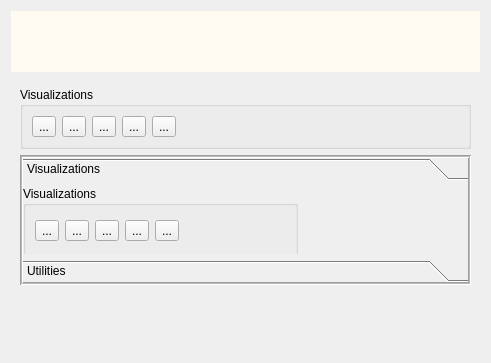
<?xml version="1.0" encoding="UTF-8"?>
<ui version="4.0">
 <class>Form</class>
 <widget class="QWidget" name="Form">
  <property name="geometry">
   <rect>
    <x>0</x>
    <y>0</y>
    <width>491</width>
    <height>363</height>
   </rect>
  </property>
  <property name="windowTitle">
   <string>Active Pipeline</string>
  </property>
  <property name="windowIcon">
   <iconset resource="../../../../Resources/GuiResources.qrc">
    <normaloff>:/Icons/Icons/ProcessIcon.ico</normaloff>:/Icons/Icons/ProcessIcon.ico</iconset>
  </property>
  <layout class="QGridLayout" name="gridLayout">
   <item row="3" column="0">
    <spacer name="verticalSpacer">
     <property name="orientation">
      <enum>Qt::Vertical</enum>
     </property>
     <property name="sizeHint" stdset="0">
      <size>
       <width>20</width>
       <height>40</height>
      </size>
     </property>
    </spacer>
   </item>
   <item row="1" column="0">
    <widget class="QWidget" name="widget" native="true">
     <property name="minimumSize">
      <size>
       <width>0</width>
       <height>0</height>
      </size>
     </property>
     <property name="baseSize">
      <size>
       <width>0</width>
       <height>150</height>
      </size>
     </property>
     <layout class="QVBoxLayout" name="verticalLayout">
      <item>
       <widget class="QGroupBox" name="VisualizationsGroup">
        <property name="title">
         <string>Visualizations</string>
        </property>
        <layout class="QGridLayout" name="gridLayout_2">
         <item row="0" column="0">
          <widget class="QToolButton" name="toolButton">
           <property name="text">
            <string>...</string>
           </property>
           <property name="icon">
            <iconset resource="../../../../Resources/GuiResources.qrc">
             <normaloff>:/Icons/Icons/SpikeRaster3DIcon.ico</normaloff>:/Icons/Icons/SpikeRaster3DIcon.ico</iconset>
           </property>
           <property name="iconSize">
            <size>
             <width>30</width>
             <height>30</height>
            </size>
           </property>
           <attribute name="buttonGroup">
            <string notr="true">buttonGroup</string>
           </attribute>
          </widget>
         </item>
         <item row="0" column="2">
          <widget class="QToolButton" name="toolButton_3">
           <property name="text">
            <string>...</string>
           </property>
           <property name="icon">
            <iconset resource="../../../../Resources/GuiResources.qrc">
             <normaloff>:/Icons/Icons/TuningMapDataExplorerIconWithLabel.ico</normaloff>:/Icons/Icons/TuningMapDataExplorerIconWithLabel.ico</iconset>
           </property>
           <property name="iconSize">
            <size>
             <width>30</width>
             <height>30</height>
            </size>
           </property>
           <attribute name="buttonGroup">
            <string notr="true">buttonGroup</string>
           </attribute>
          </widget>
         </item>
         <item row="0" column="5">
          <spacer name="horizontalSpacer">
           <property name="orientation">
            <enum>Qt::Horizontal</enum>
           </property>
           <property name="sizeHint" stdset="0">
            <size>
             <width>40</width>
             <height>20</height>
            </size>
           </property>
          </spacer>
         </item>
         <item row="0" column="1">
          <widget class="QToolButton" name="toolButton_2">
           <property name="text">
            <string>...</string>
           </property>
           <property name="icon">
            <iconset resource="../../../../Resources/GuiResources.qrc">
             <normaloff>:/Icons/Icons/SpikeRaster3D_VedoIcon.ico</normaloff>:/Icons/Icons/SpikeRaster3D_VedoIcon.ico</iconset>
           </property>
           <property name="iconSize">
            <size>
             <width>30</width>
             <height>30</height>
            </size>
           </property>
           <attribute name="buttonGroup">
            <string notr="true">buttonGroup</string>
           </attribute>
          </widget>
         </item>
         <item row="0" column="3">
          <widget class="QToolButton" name="toolButton_4">
           <property name="text">
            <string>...</string>
           </property>
           <property name="icon">
            <iconset resource="../../../../Resources/GuiResources.qrc">
             <normaloff>:/Icons/Icons/InteractivePlaceCellDataExplorerIconWithLabel.ico</normaloff>:/Icons/Icons/InteractivePlaceCellDataExplorerIconWithLabel.ico</iconset>
           </property>
           <property name="iconSize">
            <size>
             <width>30</width>
             <height>30</height>
            </size>
           </property>
           <attribute name="buttonGroup">
            <string notr="true">buttonGroup</string>
           </attribute>
          </widget>
         </item>
         <item row="0" column="4">
          <widget class="QToolButton" name="toolButton_10">
           <property name="text">
            <string>...</string>
           </property>
           <property name="icon">
            <iconset resource="../../../../Resources/ActionIcons.qrc">
             <normaloff>:/Render/Icons/Icon/Heatmap.png</normaloff>:/Render/Icons/Icon/Heatmap.png</iconset>
           </property>
           <property name="iconSize">
            <size>
             <width>30</width>
             <height>30</height>
            </size>
           </property>
          </widget>
         </item>
        </layout>
       </widget>
      </item>
      <item>
       <widget class="QToolBox" name="toolBox">
        <property name="frameShape">
         <enum>QFrame::Box</enum>
        </property>
        <property name="frameShadow">
         <enum>QFrame::Sunken</enum>
        </property>
        <property name="midLineWidth">
         <number>1</number>
        </property>
        <property name="currentIndex">
         <number>0</number>
        </property>
        <widget class="QWidget" name="tooltab_Visualization">
         <property name="geometry">
          <rect>
           <x>0</x>
           <y>0</y>
           <width>449</width>
           <height>69</height>
          </rect>
         </property>
         <attribute name="icon">
          <iconset resource="../../../../Resources/ActionIcons.qrc">
           <normaloff>:/Render/Icons/actions/categories.png</normaloff>:/Render/Icons/actions/categories.png</iconset>
         </attribute>
         <attribute name="label">
          <string>Visualizations</string>
         </attribute>
         <widget class="QGroupBox" name="VisualizationsContent">
          <property name="geometry">
           <rect>
            <x>0</x>
            <y>0</y>
            <width>275</width>
            <height>72</height>
           </rect>
          </property>
          <property name="title">
           <string>Visualizations</string>
          </property>
          <layout class="QHBoxLayout" name="tooltab_Visualization_Layout">
           <item>
            <widget class="QToolButton" name="toolButton_9">
             <property name="text">
              <string>...</string>
             </property>
             <property name="icon">
              <iconset resource="../../../../Resources/GuiResources.qrc">
               <normaloff>:/Icons/Icons/SpikeRaster2DIcon.ico</normaloff>:/Icons/Icons/SpikeRaster2DIcon.ico</iconset>
             </property>
             <property name="iconSize">
              <size>
               <width>30</width>
               <height>30</height>
              </size>
             </property>
            </widget>
           </item>
           <item>
            <widget class="QToolButton" name="toolButton_5">
             <property name="text">
              <string>...</string>
             </property>
             <property name="icon">
              <iconset resource="../../../../Resources/GuiResources.qrc">
               <normaloff>:/Icons/Icons/SpikeRaster3DIcon.ico</normaloff>:/Icons/Icons/SpikeRaster3DIcon.ico</iconset>
             </property>
             <property name="iconSize">
              <size>
               <width>30</width>
               <height>30</height>
              </size>
             </property>
            </widget>
           </item>
           <item>
            <widget class="QToolButton" name="toolButton_6">
             <property name="text">
              <string>...</string>
             </property>
             <property name="icon">
              <iconset resource="../../../../Resources/GuiResources.qrc">
               <normaloff>:/Icons/Icons/SpikeRaster3D_VedoIcon.ico</normaloff>:/Icons/Icons/SpikeRaster3D_VedoIcon.ico</iconset>
             </property>
             <property name="iconSize">
              <size>
               <width>30</width>
               <height>30</height>
              </size>
             </property>
             <property name="toolButtonStyle">
              <enum>Qt::ToolButtonIconOnly</enum>
             </property>
            </widget>
           </item>
           <item>
            <widget class="QToolButton" name="toolButton_8">
             <property name="text">
              <string>...</string>
             </property>
             <property name="icon">
              <iconset resource="../../../../Resources/GuiResources.qrc">
               <normaloff>:/Icons/Icons/TuningMapDataExplorerIconWithLabel.ico</normaloff>:/Icons/Icons/TuningMapDataExplorerIconWithLabel.ico</iconset>
             </property>
             <property name="iconSize">
              <size>
               <width>30</width>
               <height>30</height>
              </size>
             </property>
            </widget>
           </item>
           <item>
            <widget class="QToolButton" name="toolButton_7">
             <property name="text">
              <string>...</string>
             </property>
             <property name="icon">
              <iconset resource="../../../../Resources/GuiResources.qrc">
               <normaloff>:/Icons/Icons/InteractivePlaceCellDataExplorerIconWithLabel.ico</normaloff>:/Icons/Icons/InteractivePlaceCellDataExplorerIconWithLabel.ico</iconset>
             </property>
             <property name="iconSize">
              <size>
               <width>30</width>
               <height>30</height>
              </size>
             </property>
            </widget>
           </item>
           <item>
            <spacer name="horizontalSpacer_2">
             <property name="orientation">
              <enum>Qt::Horizontal</enum>
             </property>
             <property name="sizeHint" stdset="0">
              <size>
               <width>40</width>
               <height>20</height>
              </size>
             </property>
            </spacer>
           </item>
          </layout>
         </widget>
        </widget>
        <widget class="QWidget" name="tooltab_Utilities">
         <property name="geometry">
          <rect>
           <x>0</x>
           <y>0</y>
           <width>98</width>
           <height>28</height>
          </rect>
         </property>
         <attribute name="icon">
          <iconset resource="../../../../Resources/ActionIcons.qrc">
           <normaloff>:/Graphics/Icons/graphics/Pho Symbol.svg</normaloff>:/Graphics/Icons/graphics/Pho Symbol.svg</iconset>
         </attribute>
         <attribute name="label">
          <string>Utilities</string>
         </attribute>
         <widget class="QGroupBox" name="UtilitiesContent">
          <property name="geometry">
           <rect>
            <x>10</x>
            <y>0</y>
            <width>426</width>
            <height>72</height>
           </rect>
          </property>
          <property name="title">
           <string>Utilities</string>
          </property>
          <layout class="QHBoxLayout" name="tooltab_Utilities_Layout">
           <item>
            <widget class="QToolButton" name="toolButton_12">
             <property name="text">
              <string>...</string>
             </property>
             <property name="icon">
              <iconset resource="../../../../Resources/ActionIcons.qrc">
               <normaloff>:/Graphics/Icons/graphics/Pho Symbol.svg</normaloff>:/Graphics/Icons/graphics/Pho Symbol.svg</iconset>
             </property>
             <property name="iconSize">
              <size>
               <width>30</width>
               <height>30</height>
              </size>
             </property>
            </widget>
           </item>
           <item>
            <widget class="QToolButton" name="toolButton_11">
             <property name="text">
              <string>...</string>
             </property>
             <property name="icon">
              <iconset resource="../../../../Resources/ActionIcons.qrc">
               <normaloff>:/Render/Icons/Icon/HeatmapUgly.png</normaloff>:/Render/Icons/Icon/HeatmapUgly.png</iconset>
             </property>
             <property name="iconSize">
              <size>
               <width>30</width>
               <height>30</height>
              </size>
             </property>
            </widget>
           </item>
           <item>
            <widget class="QToolButton" name="toolButton_13">
             <property name="text">
              <string>...</string>
             </property>
             <property name="icon">
              <iconset resource="../../../../Resources/ActionIcons.qrc">
               <normaloff>:/Render/Icons/Icon/Heatmap.png</normaloff>:/Render/Icons/Icon/Heatmap.png</iconset>
             </property>
             <property name="iconSize">
              <size>
               <width>30</width>
               <height>30</height>
              </size>
             </property>
            </widget>
           </item>
           <item>
            <widget class="QToolButton" name="toolButton_14">
             <property name="text">
              <string>...</string>
             </property>
             <property name="icon">
              <iconset resource="../../../../Resources/ActionIcons.qrc">
               <normaloff>:/Render/Icons/Icon/Occupancy.png</normaloff>:/Render/Icons/Icon/Occupancy.png</iconset>
             </property>
             <property name="iconSize">
              <size>
               <width>30</width>
               <height>30</height>
              </size>
             </property>
            </widget>
           </item>
           <item>
            <widget class="QToolButton" name="toolButton_15">
             <property name="text">
              <string>...</string>
             </property>
             <property name="icon">
              <iconset resource="../../../../Resources/ActionIcons.qrc">
               <normaloff>:/Render/Icons/Icon/Decode.png</normaloff>:/Render/Icons/Icon/Decode.png</iconset>
             </property>
             <property name="iconSize">
              <size>
               <width>30</width>
               <height>30</height>
              </size>
             </property>
            </widget>
           </item>
           <item>
            <spacer name="horizontalSpacer_3">
             <property name="orientation">
              <enum>Qt::Horizontal</enum>
             </property>
             <property name="sizeHint" stdset="0">
              <size>
               <width>188</width>
               <height>20</height>
              </size>
             </property>
            </spacer>
           </item>
          </layout>
         </widget>
        </widget>
       </widget>
      </item>
     </layout>
    </widget>
   </item>
   <item row="0" column="0">
    <widget class="IdentifyingContextSelectorWidget" name="contextSelectorWidget" native="true">
     <property name="minimumSize">
      <size>
       <width>0</width>
       <height>61</height>
      </size>
     </property>
     <property name="styleSheet">
      <string notr="true">border-color: rgb(170, 0, 127);
background-color: rgb(255, 250, 242);</string>
     </property>
    </widget>
   </item>
  </layout>
  <action name="actionLoad">
   <property name="text">
    <string>Load...</string>
   </property>
  </action>
  <action name="actionSave">
   <property name="text">
    <string>Save</string>
   </property>
  </action>
  <action name="actionSave_As">
   <property name="text">
    <string>Save As..</string>
   </property>
  </action>
  <action name="actionQuit_App">
   <property name="text">
    <string>Quit App</string>
   </property>
  </action>
  <action name="actionAbout">
   <property name="text">
    <string>About...</string>
   </property>
  </action>
  <action name="actionQuit_Application">
   <property name="text">
    <string>Quit Application</string>
   </property>
  </action>
  <action name="actionNew_3D_Raster_PyQtGraph">
   <property name="icon">
    <iconset resource="../../../../Resources/GuiResources.qrc">
     <normaloff>:/Icons/Icons/SpikeRaster3DIcon.ico</normaloff>:/Icons/Icons/SpikeRaster3DIcon.ico</iconset>
   </property>
   <property name="text">
    <string>New 3D Raster (PyQtGraph)</string>
   </property>
  </action>
  <action name="actionNew_Tuning_Curves_Explorer_ipcDataExplorer">
   <property name="icon">
    <iconset resource="../../../../Resources/GuiResources.qrc">
     <normaloff>:/Icons/Icons/TuningMapDataExplorerIconWithLabel.ico</normaloff>:/Icons/Icons/TuningMapDataExplorerIconWithLabel.ico</iconset>
   </property>
   <property name="text">
    <string>New Tuning Curves Explorer (ipcDataExplorer)</string>
   </property>
  </action>
  <action name="actionNew_Spikes_Behavior_Explorer_ipspikesDataExplorer">
   <property name="icon">
    <iconset resource="../../../../Resources/GuiResources.qrc">
     <normaloff>:/Icons/Icons/InteractivePlaceCellDataExplorerIconWithLabel.ico</normaloff>:/Icons/Icons/InteractivePlaceCellDataExplorerIconWithLabel.ico</iconset>
   </property>
   <property name="text">
    <string>New Spikes+Behavior Explorer (ipspikesDataExplorer)</string>
   </property>
  </action>
  <action name="actionNew_3D_Raster_Vedo">
   <property name="icon">
    <iconset resource="../../../../Resources/GuiResources.qrc">
     <normaloff>:/Icons/Icons/SpikeRaster3D_VedoIcon.ico</normaloff>:/Icons/Icons/SpikeRaster3D_VedoIcon.ico</iconset>
   </property>
   <property name="text">
    <string>New 3D Raster (Vedo)</string>
   </property>
  </action>
  <action name="actionNew_2D_Raster_PyQtGraph">
   <property name="icon">
    <iconset resource="../../../../Resources/GuiResources.qrc">
     <normaloff>:/Icons/Icons/SpikeRaster2DIcon.ico</normaloff>:/Icons/Icons/SpikeRaster2DIcon.ico</iconset>
   </property>
   <property name="text">
    <string>New 2D Raster (PyQtGraph)</string>
   </property>
  </action>
  <action name="actionAddTimeCurves_Position">
   <property name="text">
    <string>Position</string>
   </property>
  </action>
  <action name="actionAddTimeCurves_Custom">
   <property name="text">
    <string>Custom...</string>
   </property>
  </action>
  <action name="actionAdd_Custom">
   <property name="text">
    <string>Add Custom...</string>
   </property>
  </action>
  <action name="actionAddTimeIntervals_PBEs">
   <property name="text">
    <string>PBEs</string>
   </property>
  </action>
  <action name="actionAddTimeIntervals_Session_Epochs">
   <property name="text">
    <string>Session Epochs</string>
   </property>
  </action>
  <action name="actionAddTimeIntervals_Laps">
   <property name="text">
    <string>Laps</string>
   </property>
  </action>
  <action name="actionAddTimeIntervals_Custom">
   <property name="text">
    <string>Custom...</string>
   </property>
  </action>
  <action name="actionAddTimeCurves_Random">
   <property name="text">
    <string>Random</string>
   </property>
  </action>
  <action name="actionNew_1D_Ratemaps_Plot">
   <property name="icon">
    <iconset resource="../../../../Resources/ActionIcons.qrc">
     <normaloff>:/Graphics/Icons/graphics/Spikes.png</normaloff>:/Graphics/Icons/graphics/Spikes.png</iconset>
   </property>
   <property name="text">
    <string>New 1D Ratemaps Plot</string>
   </property>
  </action>
 </widget>
 <customwidgets>
  <customwidget>
   <class>IdentifyingContextSelectorWidget</class>
   <extends>QWidget</extends>
   <header location="global">pyphoplacecellanalysis.GUI.Qt.Widgets.IdentifyingContextSelector.IdentifyingContextSelectorWidget</header>
   <container>1</container>
  </customwidget>
 </customwidgets>
 <resources>
  <include location="../../../../Resources/GuiResources.qrc"/>
  <include location="../../../../Resources/ActionIcons.qrc"/>
 </resources>
 <connections/>
 <buttongroups>
  <buttongroup name="buttonGroup"/>
 </buttongroups>
</ui>
